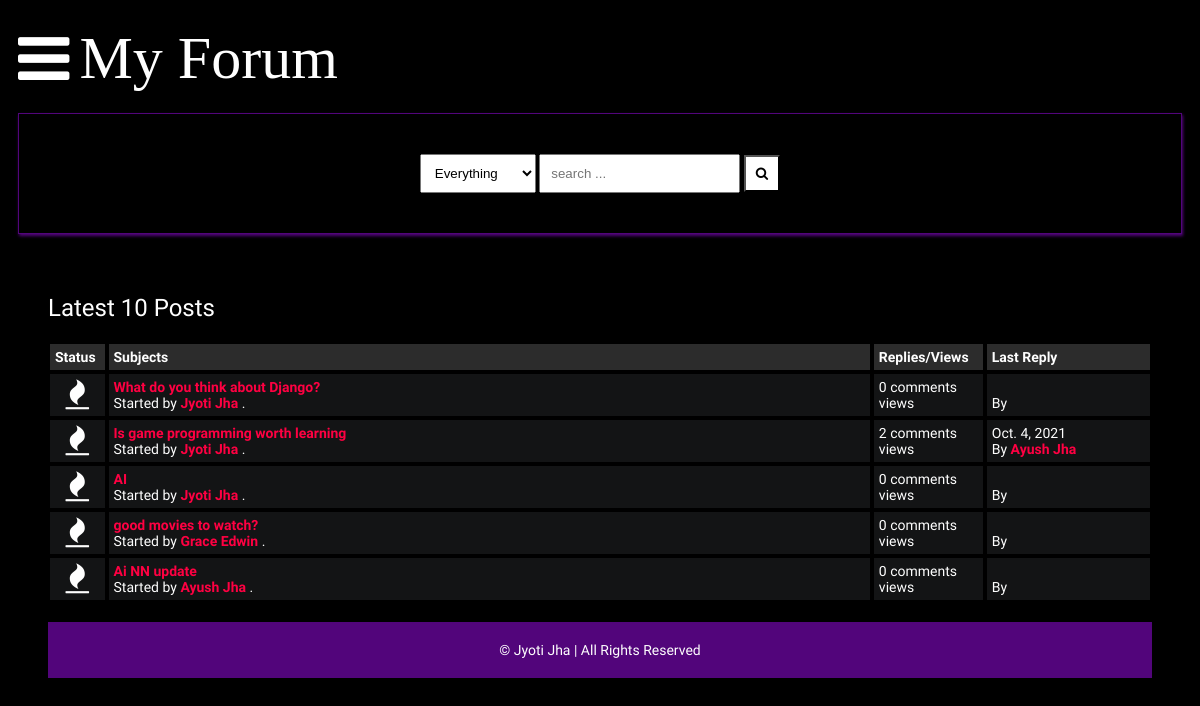
Page /latest_posts on the committed database.
### main/models.py (models this page shows, shortened)
class Post(models.Model):
    title = models.CharField(max_length=400)
    slug = models.SlugField(max_length=400, unique=True, blank=True)
    user = models.ForeignKey(Author, on_delete=models.CASCADE)
    content = HTMLField()
    categories = models.ManyToManyField(Category)
    date = models.DateTimeField(auto_now_add=True)
    approved = models.BooleanField(default=True)
    hit_count_generic = GenericRelation(HitCount, object_id_field='object_pk',
        related_query_name='hit_count_generic_relation'
    )
    tags = TaggableManager()
    comments = models.ManyToManyField(Comment, blank=True)
    closed = models.BooleanField(default=False)
    state = models.CharField(max_length=40, default="zero")
    def get_url(self):
        return reverse("detail", kwargs={
            "slug":self.slug
        })
    @property
    def num_comments(self):
        return self.comments.count()
    @property
    def last_reply(self):
        return self.comments.latest("date")

class Author(models.Model):
    user = models.OneToOneField(User, on_delete=models.CASCADE)
    fullname = models.CharField(max_length=40, blank=False)
    slug = slug = models.SlugField(max_length=400, unique=True, blank=True)
    bio = HTMLField()
    points = models.IntegerField(default=0)
    profile_pic = ResizedImageField(size=[50, 80], quality=100, upload_to="authors", default=None, blank=False, null=True)

class Comment(models.Model):
    user = models.ForeignKey(Author, on_delete=models.CASCADE)
    content = models.TextField()
    date = models.DateTimeField(auto_now_add=True)
    replies = models.ManyToManyField(Reply, blank=True)

### main/views.py (the view)
# urls.py: path("latest_posts", latest_posts, name="latest_posts"),
def latest_posts(request):
    posts = Post.objects.all().filter(approved=True)[:10]
    context = {
        "posts":posts,
        "title": "Latest 10 Posts"
    }
    return render(request, "latest-posts.html", context)

### main/context_processors.py (called while the page is built, shortened)
def searchFunction(request):
    search_context = {}
    posts = Post.objects.all()
    return search_context

### templates/latest-posts.html
{% extends 'base.html' %}
{% load hitcount_tags %}
{% block content %}
    <div class="container">
        <div class="navigate">
            <span>Latest 10 Posts</span>
        </div>
        <div class="posts-table">
            <div class="table-head">
                <div class="status">Status</div>
                <div class="subjects">Subjects</div>
                <div class="replies">Replies/Views</div>
                <div class="last-reply">Last Reply</div>
            </div>
            {% for post in posts %}
            <div class="table-row">
                <div class="status"><i class="fa fa-fire"></i></div>
                <div class="subjects">
                    <a href="{{post.get_url}}">{{post.title}}</a>
                    <br>
                    <span>Started by <b><a href="">{{post.user.fullname|title}}</a></b> .</span>
                </div>
                <div class="replies">
                    {{post.num_comments}} comments <br> {% get_hit_count for post %} views
                </div>
                <div class="last-reply">
                    {{post.last_reply.date|date}}
                    <br>By <b><a href="">{{post.last_reply.user.fullname|title}}</a></b>
                </div>
            </div>
            {% endfor %}
        </div>
    {% endblock content %}

### static/style.css (style rules this page uses)
* { box-sizing: border-box; }
html { font-size: 14px; font-family: 'Titillium Web', sans-serif; background-color:rgb(0,0,0); color:#FEFEFE; }
a { color:#FF0042; font-weight: bolder; text-decoration: none; }
.container { margin: 20px; padding: 20px; }
.table-head { display: flex; }
.table-head div { padding: 5px; margin: 2px; background-color: #2C2C2C; font-weight: bold; }
.table-head .status { flex: 5%; }
.table-head .subjects { flex: 70%; }
.table-head .replies { flex: 10%; }
.table-head .last-reply { flex: 15%; }
.table-row { display: flex; }
.table-row .status, .table-row .subjects, .table-row .replies, .table-row .last-reply { padding: 5px; margin: 2px; background-color: #131415; }
.table-row .status { flex: 5%; font-size: 30px; text-align: center; }
.table-row .subjects { flex: 70%; }
.table-row .replies { flex: 10%; }
.table-row .last-reply { flex: 15%; }
.navigate { margin-block: 20px; font-weight: lighter; font-size: 24px; }

### rows in the picture
Post: title "What do you think about Django?", user.fullname "Jyoti Jha", num_comments "0"
Post: title "Is game programming worth learning", user.fullname "Jyoti Jha", num_comments "2", last_reply "Oct. 4, 2021", last_reply.user.fullname "Ayush Jha"
Post: title "AI", user.fullname "Jyoti Jha", num_comments "0"
Post: title "good movies to watch?", user.fullname "Grace Edwin", num_comments "0"
Post: title "Ai NN update", user.fullname "Ayush Jha", num_comments "0"
